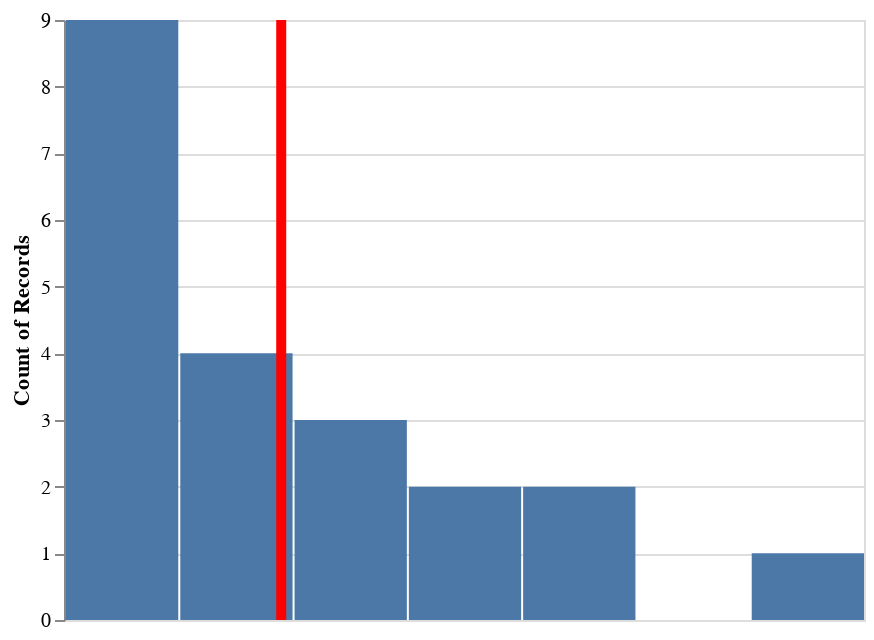

The notebook cell this image was saved under:
### Code cell
histograma = alt.Chart(agrupacion_clientes).mark_bar().encode(
  x=alt.X("IMPORTEMONTRANSACCION", bin=True, axis=None),
  y="count()",).interactive()

indicador = alt.Chart(agrupacion_clientes).mark_rule(color="red").encode(
    x="mean(IMPORTEMONTRANSACCION)",
    size=alt.value(5))

histograma + indicador

### Figure 1 — Vega-Lite specification as saved in the notebook (floating-point values rounded to 4 significant figures)
{"config": {"view": {"continuousWidth": 400, "continuousHeight": 300}}, "layer": [{"mark": "bar", "encoding": {"x": {"type": "quantitative", "axis": null, "bin": true, "field": "IMPORTEMONTRANSACCION"}, "y": {"type": "quantitative", "aggregate": "count"}}, "selection": {"selector007": {"type": "interval", "bind": "scales", "encodings": ["x", "y"]}}}, {"mark": {"type": "rule", "color": "red"}, "encoding": {"size": {"value": 5}, "x": {"type": "quantitative", "aggregate": "mean", "field": "IMPORTEMONTRANSACCION"}}}], "data": {"name": "data-329b21e98e5bca775fd5a11cb0e481f7"}, "$schema": "https://vega.github.io/schema/vega-lite/v4.8.1.json", "datasets": {"data-329b21e98e5bca775fd5a11cb0e481f7": [{"ORGANIZACION": "Algorte S.A.", "DESCRIPCION": 0.0, "PRODUCTODESCRIPCION": 0.0, "CANTIDAD": 1.0, "PRECIO": 150.0, "IMPORTEMONPRINCIPAL": 150.0, "IMPORTEMONTRANSACCION": 150.0, "VENDEDOR": 0.0, "DESCUENTO": 0.0}, {"ORGANIZACION": "Amazon Group", "DESCRIPCION": 0.0, "PRODUCTODESCRIPCION": 0.0, "CANTIDAD": 63.0, "PRECIO": 54050.0, "IMPORTEMONPRINCIPAL": 412100.0, "IMPORTEMONTRANSACCION": 412100.0, "VENDEDOR": 0.0, "DESCUENTO": 0.0}, {"ORGANIZACION": "Berker S.R.L", "DESCRIPCION": 0.0, "PRODUCTODESCRIPCION": 0.0, "CANTIDAD": 75.0, "PRECIO": 7760.0, "IMPORTEMONPRINCIPAL": 142200.0, "IMPORTEMONTRANSACCION": 142200.0, "VENDEDOR": 0.0, "DESCUENTO": 0.0}, {"ORGANIZACION": "Campomas S.A.", "DESCRIPCION": 0.0, "PRODUCTODESCRIPCION": 0.0, "CANTIDAD": 78.0, "PRECIO": 134500.0, "IMPORTEMONPRINCIPAL": 728200.0, "IMPORTEMONTRANSACCION": 728200.0, "VENDEDOR": 0.0, "DESCUENTO": 0.0}, {"ORGANIZACION": "Consumidor Final", "DESCRIPCION": 0.0, "PRODUCTODESCRIPCION": 0.0, "CANTIDAD": 10.0, "PRECIO": 124.0, "IMPORTEMONPRINCIPAL": 1240.0, "IMPORTEMONTRANSACCION": 1240.0, "VENDEDOR": 0.0, "DESCUENTO": 0.0}, {"ORGANIZACION": "Donadelli S.R.L", "DESCRIPCION": 0.0, "PRODUCTODESCRIPCION": 0.0, "CANTIDAD": 1.0, "PRECIO": 73210.0, "IMPORTEMONPRINCIPAL": 73210.0, "IMPORTEMONTRANSACCION": 73210.0, "VENDEDOR": 0.0, "DESCUENTO": 0.0}, {"ORGANIZACION": "Etigand S.A.", "DESCRIPCION": 0.0, "PRODUCTODESCRIPCION": 0.0, "CANTIDAD": 60.0, "PRECIO": 15370.0, "IMPORTEMONPRINCIPAL": 385100.0, "IMPORTEMONTRANSACCION": 385100.0, "VENDEDOR": 0.0, "DESCUENTO": 0.0}, {"ORGANIZACION": "Ferrari Hnos S.A.", "DESCRIPCION": 0.0, "PRODUCTODESCRIPCION": 0.0, "CANTIDAD": 85.0, "PRECIO": 5032.0, "IMPORTEMONPRINCIPAL": 238100.0, "IMPORTEMONTRANSACCION": 238100.0, "VENDEDOR": 0.0, "DESCUENTO": 0.0}, {"ORGANIZACION": "Galardon S.A.", "DESCRIPCION": 0.0, "PRODUCTODESCRIPCION": 0.0, "CANTIDAD": 24.0, "PRECIO": 84010.0, "IMPORTEMONPRINCIPAL": 308600.0, "IMPORTEMONTRANSACCION": 308600.0, "VENDEDOR": 0.0, "DESCUENTO": 0.0}, {"ORGANIZACION": "Hernandez S.A.", "DESCRIPCION": 0.0, "PRODUCTODESCRIPCION": 0.0, "CANTIDAD": 110.0, "PRECIO": 154400.0, "IMPORTEMONPRINCIPAL": 840800.0, "IMPORTEMONTRANSACCION": 840800.0, "VENDEDOR": 0.0, "DESCUENTO": 0.0}, {"ORGANIZACION": "Horacio Aguirre", "DESCRIPCION": 0.0, "PRODUCTODESCRIPCION": 0.0, "CANTIDAD": 10.0, "PRECIO": 6300.0, "IMPORTEMONPRINCIPAL": 63000.0, "IMPORTEMONTRANSACCION": 63000.0, "VENDEDOR": 0.0, "DESCUENTO": 0.0}, {"ORGANIZACION": "Horizonte S.A.", "DESCRIPCION": 0.0, "PRODUCTODESCRIPCION": 0.0, "CANTIDAD": 72.0, "PRECIO": 241300.0, "IMPORTEMONPRINCIPAL": 974000.0, "IMPORTEMONTRANSACCION": 974000.0, "VENDEDOR": 0.0, "DESCUENTO": 0.0}, {"ORGANIZACION": "Ignition S.A.C.I", "DESCRIPCION": 0.0, "PRODUCTODESCRIPCION": 0.0, "CANTIDAD": 35.0, "PRECIO": 7100.0, "IMPORTEMONPRINCIPAL": 162500.0, "IMPORTEMONTRANSACCION": 162500.0, "VENDEDOR": 0.0, "DESCUENTO": 0.0}, {"ORGANIZACION": "Jameson SRL", "DESCRIPCION": 0.0, "PRODUCTODESCRIPCION": 0.0, "CANTIDAD": 43.0, "PRECIO": 37490.0, "IMPORTEMONPRINCIPAL": 493600.0, "IMPORTEMONTRANSACCION": 493600.0, "VENDEDOR": 0.0, "DESCUENTO": 0.0}, {"ORGANIZACION": "Javier Moroni", "DESCRIPCION": 0.0, "PRODUCTODESCRIPCION": 0.0, "CANTIDAD": 67.0, "PRECIO": 232000.0, "IMPORTEMONPRINCIPAL": 274600.0, "IMPORTEMONTRANSACCION": 274600.0, "VENDEDOR": 0.0, "DESCUENTO": 0.0}, {"ORGANIZACION": "Juan Fernández", "DESCRIPCION": 0.0, "PRODUCTODESCRIPCION": 0.0, "CANTIDAD": 49.0, "PRECIO": 55240.0, "IMPORTEMONPRINCIPAL": 724500.0, "IMPORTEMONTRANSACCION": 724500.0, "VENDEDOR": 0.0, "DESCUENTO": 0.0}, {"ORGANIZACION": "Juan Lopez", "DESCRIPCION": 0.0, "PRODUCTODESCRIPCION": 0.0, "CANTIDAD": 8.0, "PRECIO": 17730.0, "IMPORTEMONPRINCIPAL": 24170.0, "IMPORTEMONTRANSACCION": 24170.0, "VENDEDOR": 0.0, "DESCUENTO": 0.0}, {"ORGANIZACION": "Klarkson", "DESCRIPCION": 0.0, "PRODUCTODESCRIPCION": 0.0, "CANTIDAD": 104.0, "PRECIO": 18650.0, "IMPORTEMONPRINCIPAL": 122400.0, "IMPORTEMONTRANSACCION": 122400.0, "VENDEDOR": 0.0, "DESCUENTO": 0.0}, {"ORGANIZACION": "Manganello S.R.L", "DESCRIPCION": 0.0, "PRODUCTODESCRIPCION": 0.0, "CANTIDAD": 90.0, "PRECIO": 400800.0, "IMPORTEMONPRINCIPAL": 1399000.0, "IMPORTEMONTRANSACCION": 1399000.0, "VENDEDOR": 0.0, "DESCUENTO": 0.0}, {"ORGANIZACION": "Nicolasen y Asociados S.A.", "DESCRIPCION": 0.0, "PRODUCTODESCRIPCION": 0.0, "CANTIDAD": 109.0, "PRECIO": 134000.0, "IMPORTEMONPRINCIPAL": 515100.0, "IMPORTEMONTRANSACCION": 515100.0, "VENDEDOR": 0.0, "DESCUENTO": 0.0}, {"ORGANIZACION": "Valeria Welponer", "DESCRIPCION": 0.0, "PRODUCTODESCRIPCION": 0.0, "CANTIDAD": 3.0, "PRECIO": 33470.0, "IMPORTEMONPRINCIPAL": 100400.0, "IMPORTEMONTRANSACCION": 100400.0, "VENDEDOR": 0.0, "DESCUENTO": 0.0}]}}
